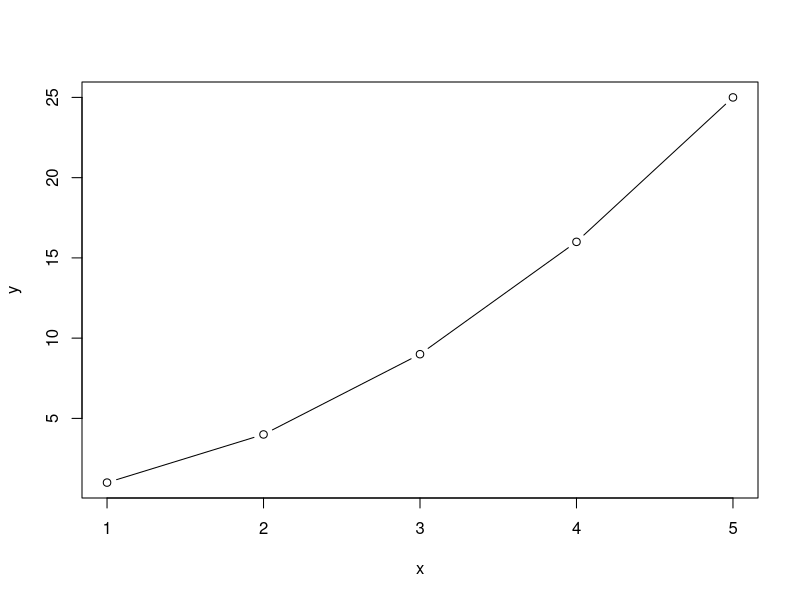

Recreate this plot in R. (Note: this script raises an error after producing the figure.)
x <- c(1,2,3,4,5)
y <- c(1,4,9,16,25)

plot(x,y, type ='b')
# read.csv('name.csv')
install.packages('nycflights13')
hist(flights$distance)
